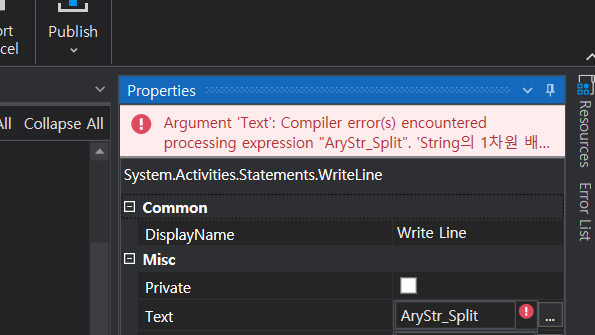
#> input picture RPA_memo/화면 캡처 2022-02-08 103114.png, 595 x 335 px, given in place of bee.jpg, which was not available
$ jupyter execute 07_Image_Smoothing.ipynb   (text cells are left out)
#> lines starting #> are read from the running program, lines starting #| are printed output that depends on the picture; pictures that were not available may be replaced by others from this repository, and a replacement may not be noted
[cell 1]
import numpy as np
import cv2
from google.colab.patches import cv2_imshow
from google.colab import files
import matplotlib.pyplot as plt

[cell 2]
up = files.upload()
#> the answer given: 화면 캡처 2022-02-08 103114.png

[cell 3]
img = cv2.imread('bee.jpg')[:,:,::-1]
img.shape
#> Out = (335, 595, 3)

[cell 4]
# # Low-pass filter
# kernel = np.ones((5,5), np.float32)/ 25.
# kernel

[cell 5]
# Low-pass filter
kernel = np.ones((9,9), np.float32)/ 81.
kernel

[cell 6]
dst = cv2.filter2D(img, -1, kernel)
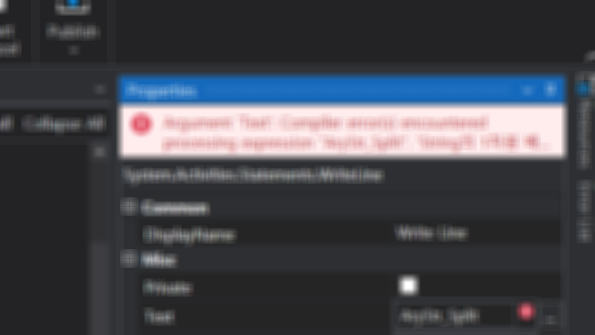
#> dst: shape (335, 595, 3); mean R, G, B 68.1, 70.4, 77.4
plt.figure(figsize=(12,5))
plt.subplot(121), plt.imshow(img), plt.title('Original')
plt.subplot(122), plt.imshow(dst), plt.title('After Low-pass filter')
plt.show()
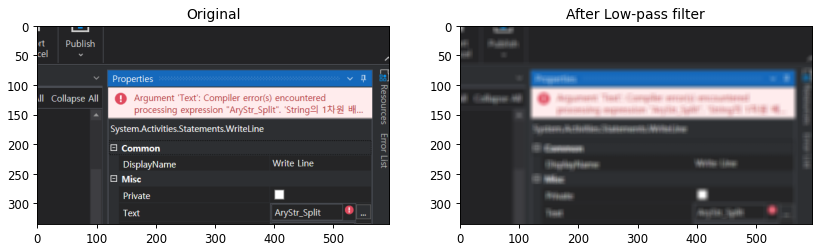
#> figure drawn by matplotlib, 2 panels

[cell 7]
kernel = np.ones((9,9), np.float32) / 81.
dst = cv2.filter2D(img, -1, kernel)
plt.figure(figsize=(12,5))
plt.subplot(121), plt.imshow(img), plt.title('Original')
plt.subplot(122), plt.imshow(dst), plt.title('After Low-pass filter')
plt.show()

[cell 8]
dst1 = cv2.blur(img, ksize=(7,7))
plt.figure(figsize=(12,5))
plt.subplot(121), plt.imshow(img), plt.title('Original')
plt.subplot(122), plt.imshow(dst1), plt.title('After blurring')
plt.show()

[cell 9]
dst2 = cv2.GaussianBlur(img, ksize=(5,5), sigmaX=0)
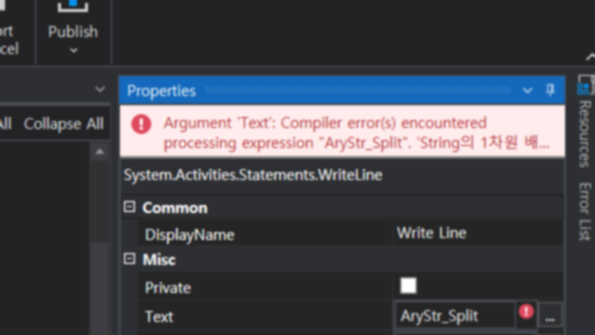
#> dst2: shape (335, 595, 3); mean R, G, B 68.1, 70.4, 77.3
plt.figure(figsize=(12,5))
plt.subplot(121), plt.imshow(img), plt.title('Original')
plt.subplot(122), plt.imshow(dst2), plt.title('After Gaussian Blurring')
plt.show()
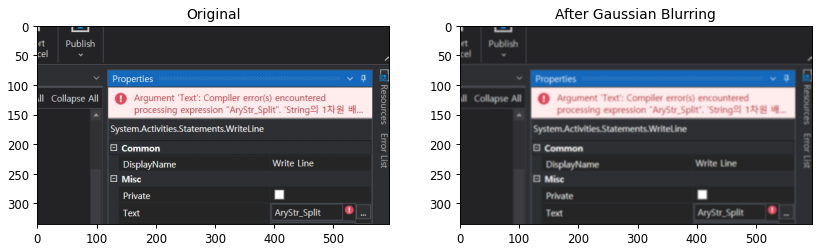
#> figure drawn by matplotlib, 2 panels

[cell 10]
dst3 = cv2.medianBlur(img, ksize=9)
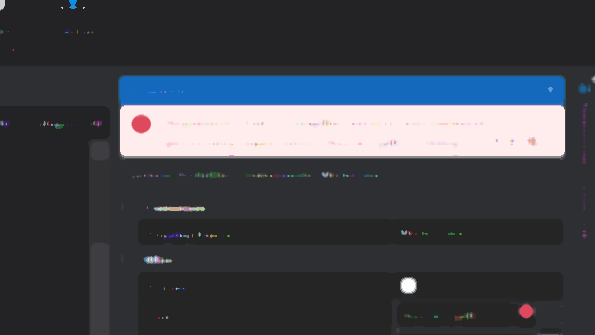
#> dst3: shape (335, 595, 3); mean R, G, B 64.5, 68, 75.3
plt.figure(figsize=(12,5))
plt.subplot(121), plt.imshow(img), plt.title('Original')
plt.subplot(122), plt.imshow(dst3), plt.title('After Median Blurring')
plt.show()

[cell 11]
dst4 = cv2.bilateralFilter(img, d=9, sigmaColor=75, sigmaSpace=75)
plt.figure(figsize=(12,5))
plt.subplot(121), plt.imshow(img), plt.title('Original')
plt.subplot(122), plt.imshow(dst4), plt.title('After Bilateral blurring')
plt.show()

[cell 12]
images = [img, dst, dst1, dst2, dst3, dst4]
titles = ['Original', 'Low-Pass Filter(9x9)', 'Blur(7x7)',
          'Gaussian Blur(5x5)', 'Median Blur(9)', 'Bilateral(9)']

plt.figure(figsize=(18,9))
for i in range(6):
    plt.subplot(2, 3, i+1)
    plt.imshow(images[i])
    plt.title(titles[i])
    plt.axis('off')

plt.show()
